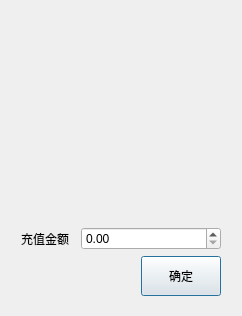
<?xml version="1.0" encoding="UTF-8"?>
<ui version="4.0">
 <class>RechargeDialog</class>
 <widget class="QDialog" name="RechargeDialog">
  <property name="geometry">
   <rect>
    <x>0</x>
    <y>0</y>
    <width>242</width>
    <height>316</height>
   </rect>
  </property>
  <property name="windowTitle">
   <string>充值</string>
  </property>
  <property name="styleSheet">
   <string notr="true">QDialog#RechargeDialog {
border-image: url(:/resources/9.jpg) 0 0 0 0 stretch stretch;}</string>
  </property>
  <layout class="QGridLayout" name="gridLayout_2">
   <item row="0" column="1">
    <spacer name="verticalSpacer">
     <property name="orientation">
      <enum>Qt::Orientation::Vertical</enum>
     </property>
     <property name="sizeHint" stdset="0">
      <size>
       <width>20</width>
       <height>3</height>
      </size>
     </property>
    </spacer>
   </item>
   <item row="1" column="0">
    <spacer name="horizontalSpacer">
     <property name="orientation">
      <enum>Qt::Orientation::Horizontal</enum>
     </property>
     <property name="sizeHint" stdset="0">
      <size>
       <width>2</width>
       <height>20</height>
      </size>
     </property>
    </spacer>
   </item>
   <item row="1" column="1" colspan="2">
    <layout class="QGridLayout" name="gridLayout">
     <item row="0" column="0" colspan="3">
      <widget class="QLabel" name="labelQR">
       <property name="minimumSize">
        <size>
         <width>200</width>
         <height>200</height>
        </size>
       </property>
       <property name="styleSheet">
        <string notr="true">border-image:url(:/resources/QR.jpg) 0 0 0 0 stretch stretch;</string>
       </property>
       <property name="text">
        <string/>
       </property>
      </widget>
     </item>
     <item row="1" column="0">
      <widget class="QLabel" name="label">
       <property name="text">
        <string>充值金额</string>
       </property>
      </widget>
     </item>
     <item row="1" column="1" colspan="2">
      <widget class="QDoubleSpinBox" name="doubleSpinBox"/>
     </item>
     <item row="2" column="2">
      <widget class="QPushButton" name="pushButton">
       <property name="minimumSize">
        <size>
         <width>80</width>
         <height>40</height>
        </size>
       </property>
       <property name="styleSheet">
        <string notr="true">QPushButton {
border-image: url(:/resources/a1.jpg) 0 0 0 0 stretch stretch;
	font: 20pt &quot;Kunstler Script&quot;;


}


QPushButton:hover {
border-image: url(:/resources/a1.jpg) 0 0 0 0 stretch stretch;

font: 8pt &quot;Kunstler Script&quot;;
}


QPushButton:pressed {
border-image: url(:/resources/a1.jpg) 0 0 0 0 stretch stretch;
	font: 20pt &quot;Kunstler Script&quot;;


}</string>
       </property>
       <property name="text">
        <string>确定</string>
       </property>
      </widget>
     </item>
    </layout>
   </item>
   <item row="1" column="3">
    <spacer name="horizontalSpacer_2">
     <property name="orientation">
      <enum>Qt::Orientation::Horizontal</enum>
     </property>
     <property name="sizeHint" stdset="0">
      <size>
       <width>2</width>
       <height>20</height>
      </size>
     </property>
    </spacer>
   </item>
   <item row="2" column="2">
    <spacer name="verticalSpacer_2">
     <property name="orientation">
      <enum>Qt::Orientation::Vertical</enum>
     </property>
     <property name="sizeHint" stdset="0">
      <size>
       <width>20</width>
       <height>3</height>
      </size>
     </property>
    </spacer>
   </item>
  </layout>
 </widget>
 <tabstops>
  <tabstop>doubleSpinBox</tabstop>
  <tabstop>pushButton</tabstop>
 </tabstops>
 <resources/>
 <connections/>
</ui>
